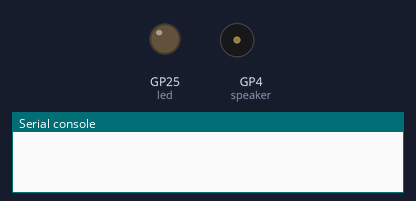
The program below on a simulated Raspberry Pi Pico running MicroPython. Shown: output pins drawn as LEDs (lit = HIGH), buzzer (waves = sounding), the last lines printed to the serial console. At 66.4 s the program stops and its outputs stay as they are.

Above: at 0.1 s.
At 20.2 s:
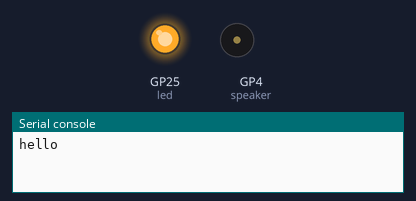
At 28.1 s:
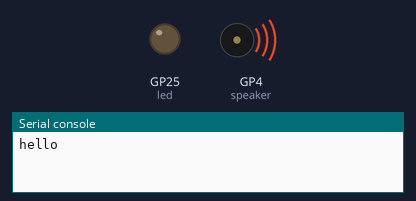
At 38.7 s:
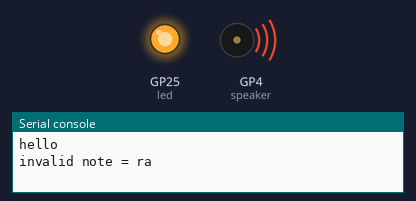
Timing chart, 0 to 40.0 s (numbered marks = the images above):
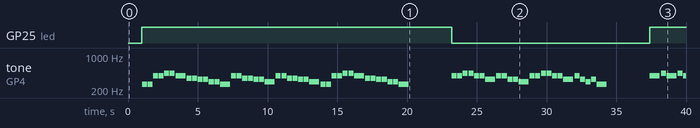

The program:

buzzer_play_songs.py
```python
from time import sleep
from picozero import Speaker, LED

led = LED(25)
speaker = Speaker(4)

BEAT = 0.4

notes_map = { "do": "c4", "re" : "d4", "mi" : "e4", "fa" : "f4", "so": "g4", "sol": "g4", "la" : "a4", "si" : "b4",
              "do+": "c5", "re+" : "d5", "mi+": "e5" }

song_0 = """do, do, sol, sol, la, la, sol2, fa, fa, mi, mi, re, re, do2,
sol, sol, fa, fa, mi, mi, re2, sol, sol, fa, fa, mi, mi, re2,
do, do, sol, sol, la, la, sol2, fa, fa, mi, mi, re, re, do2,
"""

song_1 = "sol sol la la sol sol mi2 sol sol mi mi re2 sol sol la la sol sol mi2 sol mi re mi do2"

song_2 = """sol2, la, sol2, la, sol, mi, re, do2, do+2, la, sol2, mi, sol2,
la, la, sol, la, sol, mi, re, do2, re, mi, re, mi, do2,
re, re, do, re, mi, mi, do2, la, sol, la, si, do+, sol2,
do+, ra, sol, mi, re, mi, sol, la2, sol2, re, fa, mi, re, do2
"""

songs = [ song_0, song_1, song_2 ]

def to_melody( song ) :
    notes = []
    song = song.replace( ",", " " )
    song = song.split( " " )

    for s in song :
        beat_ratio = 1

        s = s.strip()

        if len( s ) < 1 :
            continue

        if s[-1].isdigit():
            beat_ratio = 2
            s = s[0:-1]
        pass

        if s in notes_map :
            note = notes_map[ s ]
            notes.append( [ note, BEAT*beat_ratio ] )
        else :
            print( f"invalid note = {s}" )
    pass

    return notes
pass

sleep( 1 )

try :
    print( "hello" )
    for song in songs :
        led.toggle()
        speaker.play( to_melody( song ) )
        sleep( 3 )
    pass
except :
    pass
finally:
    led.off()
pass
```

Measured:
- by itself, GP25 (led): LOW → HIGH at 1.0 s, → LOW 22.2 s later, → HIGH 14.2 s later
- by itself, tone on GP4 (speaker): plays 262 Hz for 0.36 s, 262 Hz for 0.36 s, 392 Hz for 0.36 s, 392 Hz for 0.36 s, 440 Hz for 0.36 s, 440 Hz for 0.36 s … (71 notes in this stretch)
